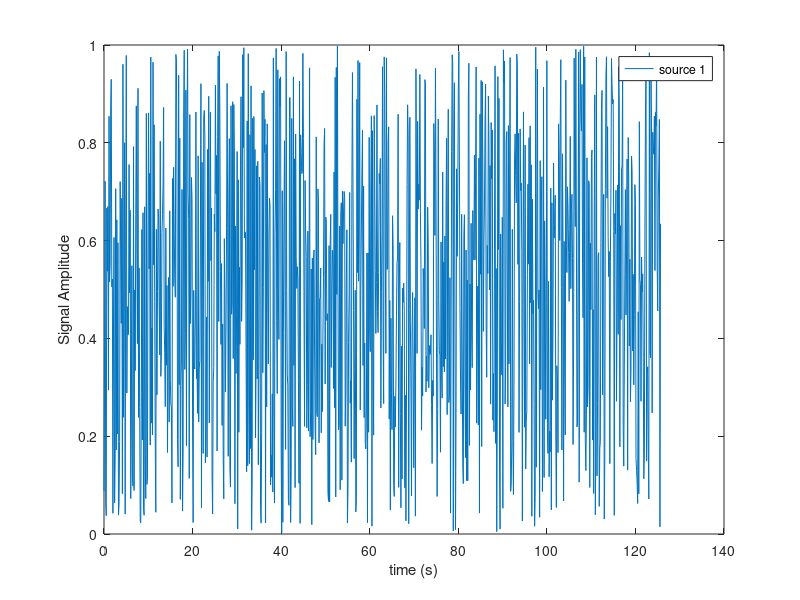
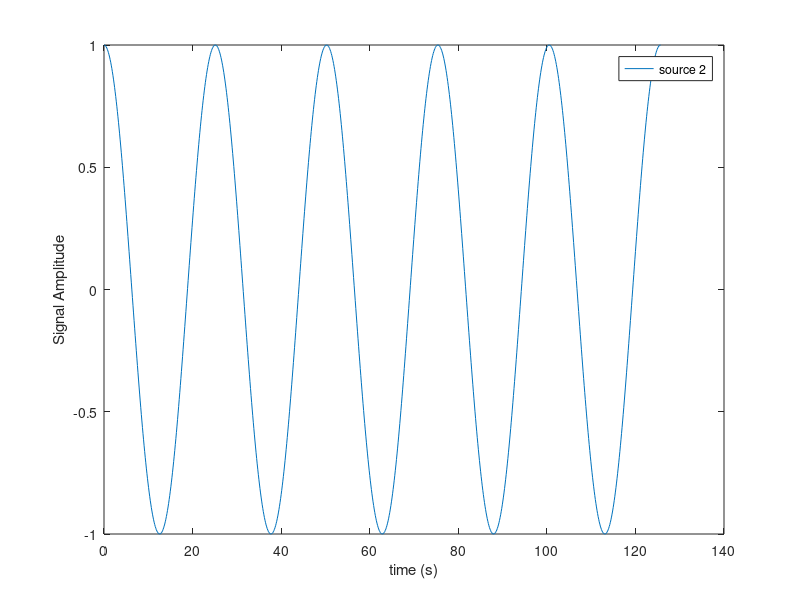
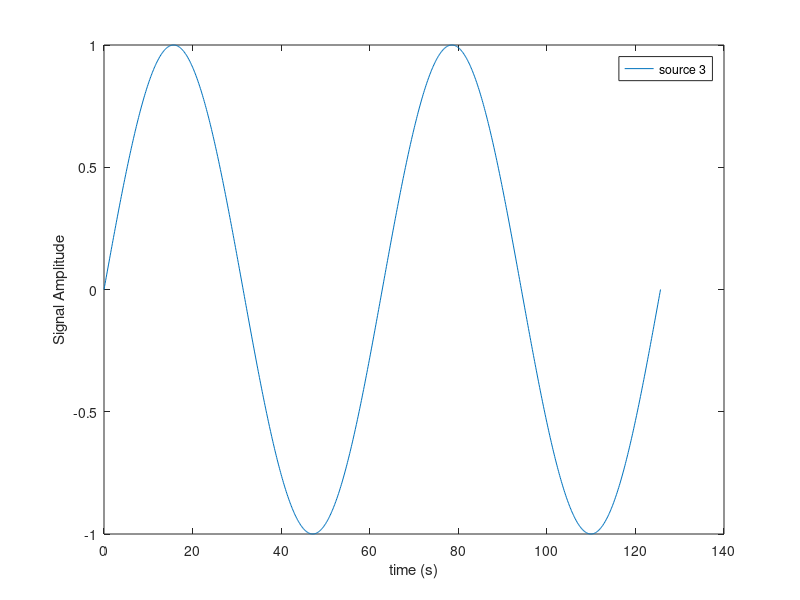
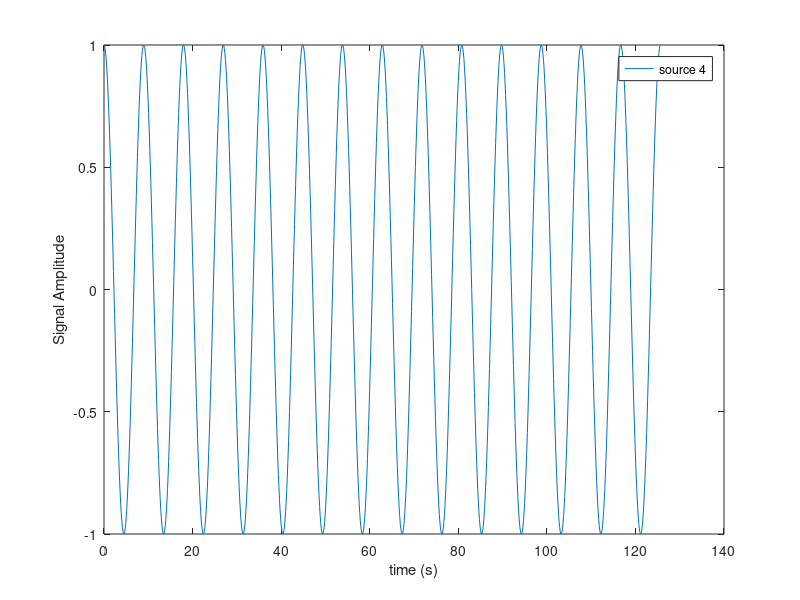

Recreate these plots in MATLAB, in order. (Note: this script raises an error after producing the figures.)
clear; close all; clc

% Tick clock
tic

%% Parameters
N = 6;                            %The number of observed mixtures
M = 1000;                         %Sample size, i.e.: number of observations

K = 0.1;                          %Slope of zigzag function
na = 8;                           %Number of zigzag oscillations within sample
ns = 5;                           %Number of alternating step function oscillations within sample

finalTime = 40*pi;                %Final sample time (s)
initialTime = 0;                  %Initial sample time (s)

%% Generating Data for ICA
% Create time vector data
timeVector  = initialTime:(finalTime-initialTime)/(M-1):finalTime;

% Create random, cos, sin and fast cos signal
source1     = rand(1, M);                   
source2     = cos(0.25*timeVector);         
source3     = sin(0.1*timeVector);          
source4     = cos(0.7*timeVector);          

% Ziggsack signal
source5 = zeros(1,M);   
periodSource5 = (finalTime-initialTime)/na; 
for i = 1:M
    source5(i) = K*timeVector(i)-floor(timeVector(i)/periodSource5)*K*periodSource5;
end
source5 = source5 - mean(source5);

% PWM signal
source6 = zeros(1,M);  
periodSource6 = (finalTime-initialTime)/ns/2;
for i = 1:M
    if mod(floor(timeVector(i)/periodSource6),2) == 0
        source6(i) = 1;
    else
        source6(i) = -1;
    end    
end

source6 = source6 - mean(source6);

% Create our source matrix. This matrix is what want to find
S = [source1;source2;source3;source4;source5;source6];

% Create an matrix A that going to mix all signals in S, that we calling X
Amix = rand(N,N);                    
X = Amix*S;                                 

figure
plot(timeVector,source1)                    
xlabel('time (s)')
ylabel('Signal Amplitude') 
legend('source 1')

figure
plot(timeVector,source2)                    
xlabel('time (s)')
ylabel('Signal Amplitude') 
legend('source 2')

figure
plot(timeVector,source3)                    
xlabel('time (s)')
ylabel('Signal Amplitude') 
legend('source 3')

figure
plot(timeVector,source4)                    
xlabel('time (s)')
ylabel('Signal Amplitude') 
legend('source 4')

figure
plot(timeVector,source5)                   
xlabel('time (s)')
ylabel('Signal Amplitude') 
legend('source 5')

figure
plot(timeVector,source6)                    
xlabel('time (s)')
ylabel('Signal Amplitude') 
legend('source 6')

figure
plot(timeVector,X);                      
xlabel('time (s)') 
ylabel('Signal Amplitude')
legend('Observed Mixture 1', 'Observed Mixture 2', 'Observed Mixture 3', 'Observed Mixture 4', 'Observed Mixture 5', 'Observed Mixture 6')

% Use ICA to find S from X
S = mi.ica(X);

figure
plot(timeVector, S(1,:))
xlabel('time (s)') 
ylabel('Signal Amplitude') 
legend('Source Estimation 1')

figure
plot(timeVector, S(2,:))
xlabel('time (s)') 
ylabel('Signal Amplitude') 
legend('Source Estimation 2')

figure
plot(timeVector, S(3,:))
xlabel('time (s)')
ylabel('Signal Amplitude') 
legend('Source Estimation 3')

figure
plot(timeVector, S(4,:))
xlabel('time (s)')
ylabel('Signal Amplitude') 
legend('Source Estimation 4')

figure
plot(timeVector, S(5,:))
xlabel('time (s)')
ylabel('Signal Amplitude') 
legend('Source Estimation 5')

figure
plot(timeVector, S(6,:))
xlabel('time (s)')
ylabel('Signal Amplitude') 
legend('Source Estimation 6')

% End clock time and check the difference how long it took
toc
